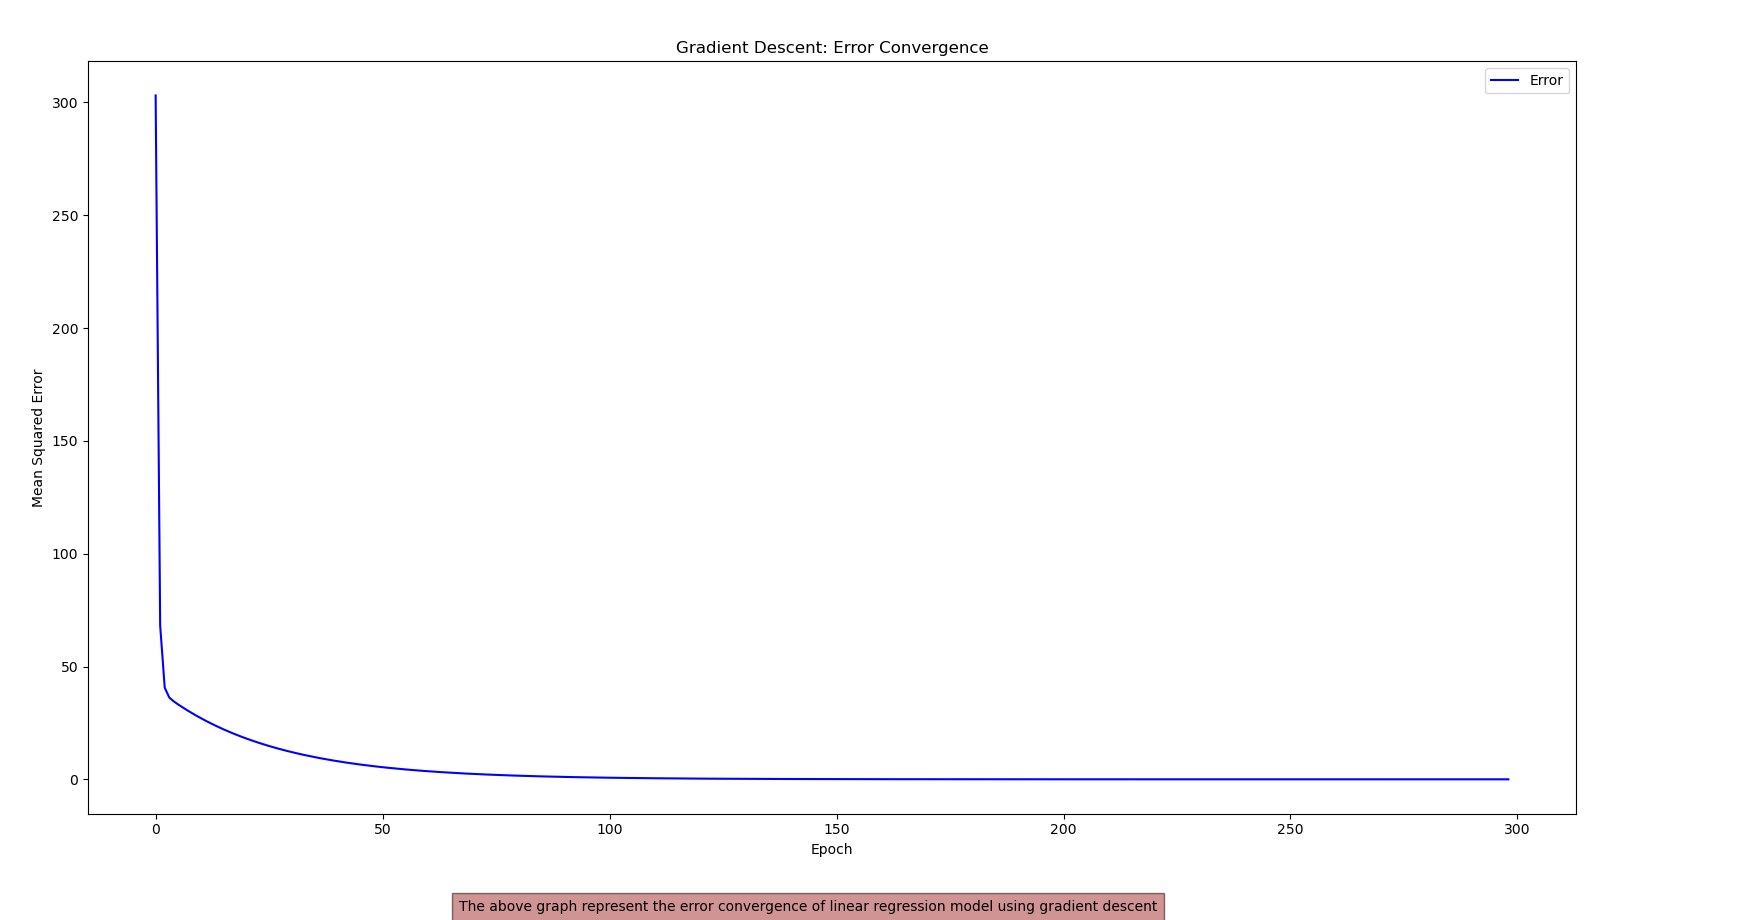

Reproduce this figure in Python.
# Import necessary libraries or modules
import numpy as np
import matplotlib.pyplot as plt

# Generating random y values with respect to x values
x = np.arange(-10, 10, 0.01)
# Generating y values with some noise
y = 2*x - 3 + np.random.normal(0, 5)

# Calculating polynomial coefficients using closed form
deg = 1  # Degree of polynomial

# Constructing the Vandermonde matrix for the given x values
X_mat = np.vander(x, deg + 1, increasing=True)
# Transposing X_mat to facilitate matrix multiplication
XT = np.transpose(X_mat)  
# X_transpose times X
XTX = np.matmul(XT, X_mat) 
# X_transpose times X
XTY = np.matmul(XT, y) 
# Closed form solution
coefficients = np.matmul(np.linalg.inv(XTX), XTY)  
# Intercept and slope of the line
b0_closed, b1_closed = coefficients  

# Gradient Descent processing
b0_init = np.random.normal(0, 1)  # Initial guess for intercept
b1_init = np.random.normal(0, 1)  # Initial guess for slope
# Initial error calculation
error_init = np.mean((y - (b0_init + b1_init*x))**2)  
# Learning rate
lr = 0.01  
# Current error
error = error_init  
# Initial intercept
b0 = b0_init  
# Initial slope
b1 = b1_init  
# Initial epoch
epoch = 0  
# List to store epochs
epoch_list = [0]  
# List to store errors
error_list = [error_init]  
# Flag to check convergence
converged = False  
B0=[]
B1=[]
# Gradient Descent loop
while not converged:
    # Predicted y values using current parameters
    y_pred = b0 + b1*x  
    # Gradient of intercept
    grad_b0 = -2*np.mean((y - y_pred))  
    # Gradient of slope
    grad_b1 = -2*np.mean((y - y_pred)*x)  
    # Updating parameters using gradients and learning rate
    b0 -= lr * grad_b0
    b1 -= lr * grad_b1
    # store the B0 and B1 values in list
    B0.append(b0)
    B1.append(b1)
    # New error calculation
    new_error = np.mean((y - (b0 + b1*x))**2)  
    # Incrementing epoch
    epoch += 1  
    
    # Storing epoch and error values for visualization
    epoch_list.append(epoch)
    error_list.append(new_error)
    
    # Checking convergence criteria
    if abs(error - new_error) < 10e-6:
        # Convergence reached
        converged = True  
    else:
        # Update error for next iteration
        error = new_error  

# Printing results
print("Closed Form: Beta0:", b0_closed, "Beta1:", b1_closed, "Error value:", error_init)
print("Gradient Descent: Beta0:", b0, "Beta1:", b1, "Error value:", error, "epoch:", epoch)

# Plotting error convergence

plt.plot(epoch_list, error_list,label="Error",color='blue')
plt.xlabel('Epoch')
plt.ylabel('Mean Squared Error')
plt.title('Gradient Descent: Error Convergence')
plt.figtext(0.5, 0.01, "The above graph represent the error convergence of linear regression model using gradient descent", ha="center", fontsize=10, bbox={"facecolor": "brown", "alpha": 0.5, "pad": 5})
plt.legend()

#plot the 3D graph with epoch

fig = plt.figure()
ax = fig.add_subplot(111, projection='3d')
ax.plot_trisurf(B0,B1,epoch_list, cmap='viridis',label="Change of B0 and B1 with epoch",edgecolor='none')
plt.figtext(0.5, 0.01, "The above 3D graph represent the change of B0 and B1 with respect to epochs ", ha="center", fontsize=10, bbox={"facecolor": "brown", "alpha": 0.5, "pad": 5})
plt.legend()
ax.set_xlabel('Beta0(B0)')
ax.set_ylabel('Beta1(B1')
ax.set_zlabel('Epoch')
ax.set_title('Surface Plot')

# plot the 3D graph with error

fig = plt.figure()
ax = fig.add_subplot(111, projection='3d')
ax.plot_trisurf(B0,B1,error_list, cmap='viridis',label="Change of B0 and B1 with error",edgecolor='none')
plt.figtext(0.5, 0.01, "The above 3D graph represent the change of B0 and B1 with respect to error ", ha="center", fontsize=10, bbox={"facecolor": "brown", "alpha": 0.5, "pad": 5})
plt.legend()
ax.set_xlabel('Beta0(B0)')
ax.set_ylabel('Beta1(B1')
ax.set_zlabel('Error')
ax.set_title('Surface Plot')

plt.show()
